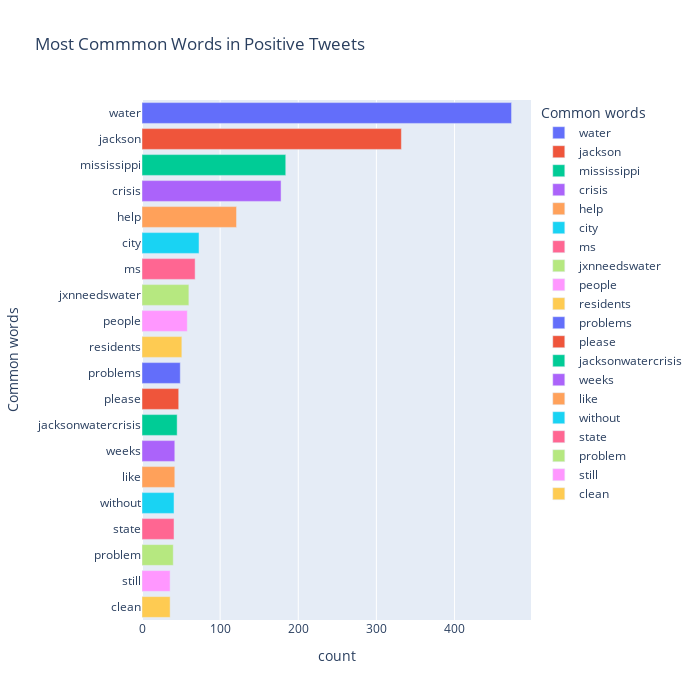
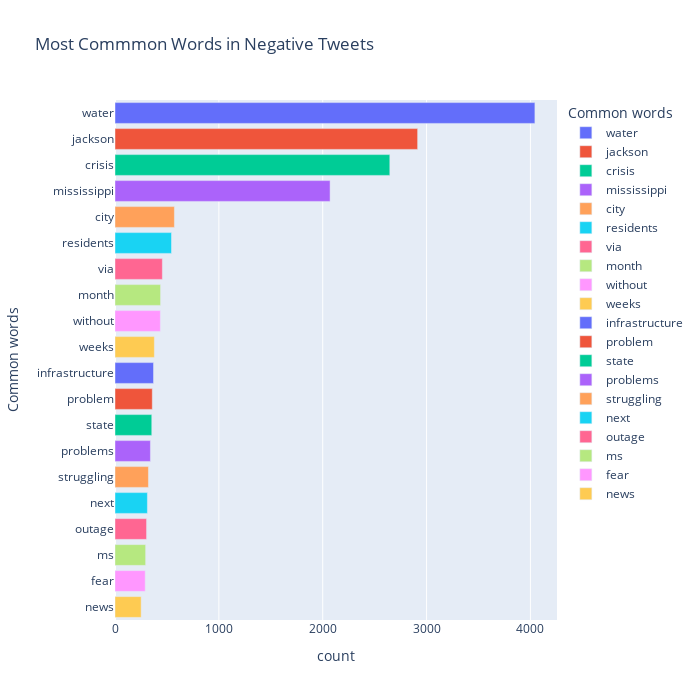
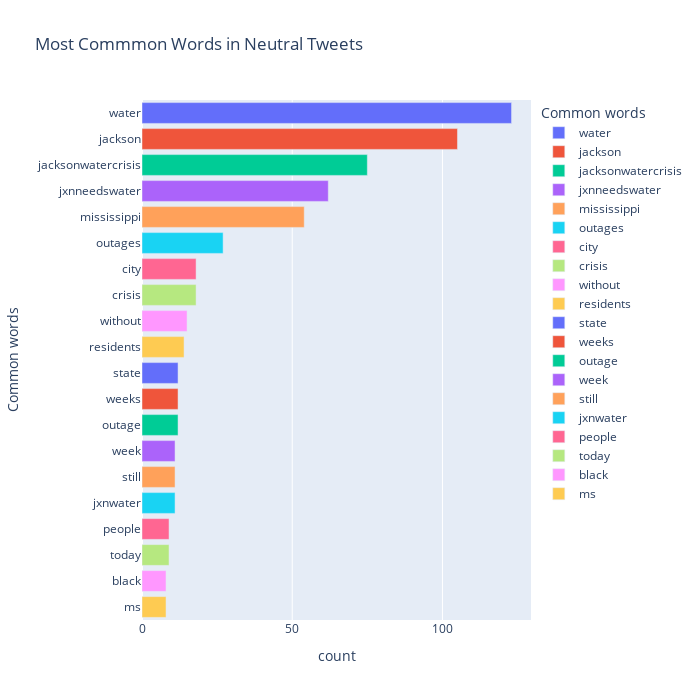

Notebook code for these charts, in order:
### Code cell
fig = px.bar(common_positive, x="count", y="Common words", title='Most Commmon Words in Positive Tweets', orientation='h', 
             width=700, height=700,color='Common words')
fig.show()

fig = px.bar(common_negative, x="count", y="Common words", title='Most Commmon Words in Negative Tweets', orientation='h', 
             width=700, height=700,color='Common words')
fig.show()

fig = px.bar(common_neutral, x="count", y="Common words", title='Most Commmon Words in Neutral Tweets', orientation='h', 
             width=700, height=700,color='Common words')
fig.show()

#fig = px.treemap(temp, path=['Common_words'], values='count',title='Most Common Words')
#fig.show()

### Figure 1 — Plotly figure (JSON) as saved in the notebook; plotly's stock layout.template omitted (floating-point values rounded to 4 significant figures)
{"data": [{"alignmentgroup": "True", "hovertemplate": "Common words=%{y}<br>count=%{x}<extra></extra>", "legendgroup": "water", "marker": {"color": "#636efa"}, "name": "water", "offsetgroup": "water", "orientation": "h", "showlegend": true, "textposition": "auto", "type": "bar", "x": [473], "xaxis": "x", "y": ["water"], "yaxis": "y"}, {"alignmentgroup": "True", "hovertemplate": "Common words=%{y}<br>count=%{x}<extra></extra>", "legendgroup": "jackson", "marker": {"color": "#EF553B"}, "name": "jackson", "offsetgroup": "jackson", "orientation": "h", "showlegend": true, "textposition": "auto", "type": "bar", "x": [332], "xaxis": "x", "y": ["jackson"], "yaxis": "y"}, {"alignmentgroup": "True", "hovertemplate": "Common words=%{y}<br>count=%{x}<extra></extra>", "legendgroup": "mississippi", "marker": {"color": "#00cc96"}, "name": "mississippi", "offsetgroup": "mississippi", "orientation": "h", "showlegend": true, "textposition": "auto", "type": "bar", "x": [184], "xaxis": "x", "y": ["mississippi"], "yaxis": "y"}, {"alignmentgroup": "True", "hovertemplate": "Common words=%{y}<br>count=%{x}<extra></extra>", "legendgroup": "crisis", "marker": {"color": "#ab63fa"}, "name": "crisis", "offsetgroup": "crisis", "orientation": "h", "showlegend": true, "textposition": "auto", "type": "bar", "x": [178], "xaxis": "x", "y": ["crisis"], "yaxis": "y"}, {"alignmentgroup": "True", "hovertemplate": "Common words=%{y}<br>count=%{x}<extra></extra>", "legendgroup": "help", "marker": {"color": "#FFA15A"}, "name": "help", "offsetgroup": "help", "orientation": "h", "showlegend": true, "textposition": "auto", "type": "bar", "x": [121], "xaxis": "x", "y": ["help"], "yaxis": "y"}, {"alignmentgroup": "True", "hovertemplate": "Common words=%{y}<br>count=%{x}<extra></extra>", "legendgroup": "city", "marker": {"color": "#19d3f3"}, "name": "city", "offsetgroup": "city", "orientation": "h", "showlegend": true, "textposition": "auto", "type": "bar", "x": [73], "xaxis": "x", "y": ["city"], "yaxis": "y"}, {"alignmentgroup": "True", "hovertemplate": "Common words=%{y}<br>count=%{x}<extra></extra>", "legendgroup": "ms", "marker": {"color": "#FF6692"}, "name": "ms", "offsetgroup": "ms", "orientation": "h", "showlegend": true, "textposition": "auto", "type": "bar", "x": [68], "xaxis": "x", "y": ["ms"], "yaxis": "y"}, {"alignmentgroup": "True", "hovertemplate": "Common words=%{y}<br>count=%{x}<extra></extra>", "legendgroup": "jxnneedswater", "marker": {"color": "#B6E880"}, "name": "jxnneedswater", "offsetgroup": "jxnneedswater", "orientation": "h", "showlegend": true, "textposition": "auto", "type": "bar", "x": [60], "xaxis": "x", "y": ["jxnneedswater"], "yaxis": "y"}, {"alignmentgroup": "True", "hovertemplate": "Common words=%{y}<br>count=%{x}<extra></extra>", "legendgroup": "people", "marker": {"color": "#FF97FF"}, "name": "people", "offsetgroup": "people", "orientation": "h", "showlegend": true, "textposition": "auto", "type": "bar", "x": [58], "xaxis": "x", "y": ["people"], "yaxis": "y"}, {"alignmentgroup": "True", "hovertemplate": "Common words=%{y}<br>count=%{x}<extra></extra>", "legendgroup": "residents", "marker": {"color": "#FECB52"}, "name": "residents", "offsetgroup": "residents", "orientation": "h", "showlegend": true, "textposition": "auto", "type": "bar", "x": [51], "xaxis": "x", "y": ["residents"], "yaxis": "y"}, {"alignmentgroup": "True", "hovertemplate": "Common words=%{y}<br>count=%{x}<extra></extra>", "legendgroup": "problems", "marker": {"color": "#636efa"}, "name": "problems", "offsetgroup": "problems", "orientation": "h", "showlegend": true, "textposition": "auto", "type": "bar", "x": [49], "xaxis": "x", "y": ["problems"], "yaxis": "y"}, {"alignmentgroup": "True", "hovertemplate": "Common words=%{y}<br>count=%{x}<extra></extra>", "legendgroup": "please", "marker": {"color": "#EF553B"}, "name": "please", "offsetgroup": "please", "orientation": "h", "showlegend": true, "textposition": "auto", "type": "bar", "x": [47], "xaxis": "x", "y": ["please"], "yaxis": "y"}, {"alignmentgroup": "True", "hovertemplate": "Common words=%{y}<br>count=%{x}<extra></extra>", "legendgroup": "jacksonwatercrisis", "marker": {"color": "#00cc96"}, "name": "jacksonwatercrisis", "offsetgroup": "jacksonwatercrisis", "orientation": "h", "showlegend": true, "textposition": "auto", "type": "bar", "x": [45], "xaxis": "x", "y": ["jacksonwatercrisis"], "yaxis": "y"}, {"alignmentgroup": "True", "hovertemplate": "Common words=%{y}<br>count=%{x}<extra></extra>", "legendgroup": "weeks", "marker": {"color": "#ab63fa"}, "name": "weeks", "offsetgroup": "weeks", "orientation": "h", "showlegend": true, "textposition": "auto", "type": "bar", "x": [42], "xaxis": "x", "y": ["weeks"], "yaxis": "y"}, {"alignmentgroup": "True", "hovertemplate": "Common words=%{y}<br>count=%{x}<extra></extra>", "legendgroup": "like", "marker": {"color": "#FFA15A"}, "name": "like", "offsetgroup": "like", "orientation": "h", "showlegend": true, "textposition": "auto", "type": "bar", "x": [42], "xaxis": "x", "y": ["like"], "yaxis": "y"}, {"alignmentgroup": "True", "hovertemplate": "Common words=%{y}<br>count=%{x}<extra></extra>", "legendgroup": "without", "marker": {"color": "#19d3f3"}, "name": "without", "offsetgroup": "without", "orientation": "h", "showlegend": true, "textposition": "auto", "type": "bar", "x": [41], "xaxis": "x", "y": ["without"], "yaxis": "y"}, {"alignmentgroup": "True", "hovertemplate": "Common words=%{y}<br>count=%{x}<extra></extra>", "legendgroup": "state", "marker": {"color": "#FF6692"}, "name": "state", "offsetgroup": "state", "orientation": "h", "showlegend": true, "textposition": "auto", "type": "bar", "x": [41], "xaxis": "x", "y": ["state"], "yaxis": "y"}, {"alignmentgroup": "True", "hovertemplate": "Common words=%{y}<br>count=%{x}<extra></extra>", "legendgroup": "problem", "marker": {"color": "#B6E880"}, "name": "problem", "offsetgroup": "problem", "orientation": "h", "showlegend": true, "textposition": "auto", "type": "bar", "x": [40], "xaxis": "x", "y": ["problem"], "yaxis": "y"}, {"alignmentgroup": "True", "hovertemplate": "Common words=%{y}<br>count=%{x}<extra></extra>", "legendgroup": "still", "marker": {"color": "#FF97FF"}, "name": "still", "offsetgroup": "still", "orientation": "h", "showlegend": true, "textposition": "auto", "type": "bar", "x": [36], "xaxis": "x", "y": ["still"], "yaxis": "y"}, {"alignmentgroup": "True", "hovertemplate": "Common words=%{y}<br>count=%{x}<extra></extra>", "legendgroup": "clean", "marker": {"color": "#FECB52"}, "name": "clean", "offsetgroup": "clean", "orientation": "h", "showlegend": true, "textposition": "auto", "type": "bar", "x": [36], "xaxis": "x", "y": ["clean"], "yaxis": "y"}], "layout": {"barmode": "relative", "height": 700, "legend": {"title": {"text": "Common words"}, "tracegroupgap": 0}, "title": {"text": "Most Commmon Words in Positive Tweets"}, "width": 700, "xaxis": {"anchor": "y", "domain": [0, 1], "title": {"text": "count"}}, "yaxis": {"anchor": "x", "categoryarray": ["clean", "still", "problem", "state", "without", "like", "weeks", "jacksonwatercrisis", "please", "problems", "residents", "people", "jxnneedswater", "ms", "city", "help", "crisis", "mississippi", "jackson", "water"], "categoryorder": "array", "domain": [0, 1], "title": {"text": "Common words"}}}}

### Figure 2 — Plotly figure (JSON) as saved in the notebook; plotly's stock layout.template omitted (floating-point values rounded to 4 significant figures)
{"data": [{"alignmentgroup": "True", "hovertemplate": "Common words=%{y}<br>count=%{x}<extra></extra>", "legendgroup": "water", "marker": {"color": "#636efa"}, "name": "water", "offsetgroup": "water", "orientation": "h", "showlegend": true, "textposition": "auto", "type": "bar", "x": [4043], "xaxis": "x", "y": ["water"], "yaxis": "y"}, {"alignmentgroup": "True", "hovertemplate": "Common words=%{y}<br>count=%{x}<extra></extra>", "legendgroup": "jackson", "marker": {"color": "#EF553B"}, "name": "jackson", "offsetgroup": "jackson", "orientation": "h", "showlegend": true, "textposition": "auto", "type": "bar", "x": [2914], "xaxis": "x", "y": ["jackson"], "yaxis": "y"}, {"alignmentgroup": "True", "hovertemplate": "Common words=%{y}<br>count=%{x}<extra></extra>", "legendgroup": "crisis", "marker": {"color": "#00cc96"}, "name": "crisis", "offsetgroup": "crisis", "orientation": "h", "showlegend": true, "textposition": "auto", "type": "bar", "x": [2646], "xaxis": "x", "y": ["crisis"], "yaxis": "y"}, {"alignmentgroup": "True", "hovertemplate": "Common words=%{y}<br>count=%{x}<extra></extra>", "legendgroup": "mississippi", "marker": {"color": "#ab63fa"}, "name": "mississippi", "offsetgroup": "mississippi", "orientation": "h", "showlegend": true, "textposition": "auto", "type": "bar", "x": [2071], "xaxis": "x", "y": ["mississippi"], "yaxis": "y"}, {"alignmentgroup": "True", "hovertemplate": "Common words=%{y}<br>count=%{x}<extra></extra>", "legendgroup": "city", "marker": {"color": "#FFA15A"}, "name": "city", "offsetgroup": "city", "orientation": "h", "showlegend": true, "textposition": "auto", "type": "bar", "x": [572], "xaxis": "x", "y": ["city"], "yaxis": "y"}, {"alignmentgroup": "True", "hovertemplate": "Common words=%{y}<br>count=%{x}<extra></extra>", "legendgroup": "residents", "marker": {"color": "#19d3f3"}, "name": "residents", "offsetgroup": "residents", "orientation": "h", "showlegend": true, "textposition": "auto", "type": "bar", "x": [544], "xaxis": "x", "y": ["residents"], "yaxis": "y"}, {"alignmentgroup": "True", "hovertemplate": "Common words=%{y}<br>count=%{x}<extra></extra>", "legendgroup": "via", "marker": {"color": "#FF6692"}, "name": "via", "offsetgroup": "via", "orientation": "h", "showlegend": true, "textposition": "auto", "type": "bar", "x": [456], "xaxis": "x", "y": ["via"], "yaxis": "y"}, {"alignmentgroup": "True", "hovertemplate": "Common words=%{y}<br>count=%{x}<extra></extra>", "legendgroup": "month", "marker": {"color": "#B6E880"}, "name": "month", "offsetgroup": "month", "orientation": "h", "showlegend": true, "textposition": "auto", "type": "bar", "x": [439], "xaxis": "x", "y": ["month"], "yaxis": "y"}, {"alignmentgroup": "True", "hovertemplate": "Common words=%{y}<br>count=%{x}<extra></extra>", "legendgroup": "without", "marker": {"color": "#FF97FF"}, "name": "without", "offsetgroup": "without", "orientation": "h", "showlegend": true, "textposition": "auto", "type": "bar", "x": [437], "xaxis": "x", "y": ["without"], "yaxis": "y"}, {"alignmentgroup": "True", "hovertemplate": "Common words=%{y}<br>count=%{x}<extra></extra>", "legendgroup": "weeks", "marker": {"color": "#FECB52"}, "name": "weeks", "offsetgroup": "weeks", "orientation": "h", "showlegend": true, "textposition": "auto", "type": "bar", "x": [379], "xaxis": "x", "y": ["weeks"], "yaxis": "y"}, {"alignmentgroup": "True", "hovertemplate": "Common words=%{y}<br>count=%{x}<extra></extra>", "legendgroup": "infrastructure", "marker": {"color": "#636efa"}, "name": "infrastructure", "offsetgroup": "infrastructure", "orientation": "h", "showlegend": true, "textposition": "auto", "type": "bar", "x": [371], "xaxis": "x", "y": ["infrastructure"], "yaxis": "y"}, {"alignmentgroup": "True", "hovertemplate": "Common words=%{y}<br>count=%{x}<extra></extra>", "legendgroup": "problem", "marker": {"color": "#EF553B"}, "name": "problem", "offsetgroup": "problem", "orientation": "h", "showlegend": true, "textposition": "auto", "type": "bar", "x": [359], "xaxis": "x", "y": ["problem"], "yaxis": "y"}, {"alignmentgroup": "True", "hovertemplate": "Common words=%{y}<br>count=%{x}<extra></extra>", "legendgroup": "state", "marker": {"color": "#00cc96"}, "name": "state", "offsetgroup": "state", "orientation": "h", "showlegend": true, "textposition": "auto", "type": "bar", "x": [354], "xaxis": "x", "y": ["state"], "yaxis": "y"}, {"alignmentgroup": "True", "hovertemplate": "Common words=%{y}<br>count=%{x}<extra></extra>", "legendgroup": "problems", "marker": {"color": "#ab63fa"}, "name": "problems", "offsetgroup": "problems", "orientation": "h", "showlegend": true, "textposition": "auto", "type": "bar", "x": [341], "xaxis": "x", "y": ["problems"], "yaxis": "y"}, {"alignmentgroup": "True", "hovertemplate": "Common words=%{y}<br>count=%{x}<extra></extra>", "legendgroup": "struggling", "marker": {"color": "#FFA15A"}, "name": "struggling", "offsetgroup": "struggling", "orientation": "h", "showlegend": true, "textposition": "auto", "type": "bar", "x": [322], "xaxis": "x", "y": ["struggling"], "yaxis": "y"}, {"alignmentgroup": "True", "hovertemplate": "Common words=%{y}<br>count=%{x}<extra></extra>", "legendgroup": "next", "marker": {"color": "#19d3f3"}, "name": "next", "offsetgroup": "next", "orientation": "h", "showlegend": true, "textposition": "auto", "type": "bar", "x": [312], "xaxis": "x", "y": ["next"], "yaxis": "y"}, {"alignmentgroup": "True", "hovertemplate": "Common words=%{y}<br>count=%{x}<extra></extra>", "legendgroup": "outage", "marker": {"color": "#FF6692"}, "name": "outage", "offsetgroup": "outage", "orientation": "h", "showlegend": true, "textposition": "auto", "type": "bar", "x": [304], "xaxis": "x", "y": ["outage"], "yaxis": "y"}, {"alignmentgroup": "True", "hovertemplate": "Common words=%{y}<br>count=%{x}<extra></extra>", "legendgroup": "ms", "marker": {"color": "#B6E880"}, "name": "ms", "offsetgroup": "ms", "orientation": "h", "showlegend": true, "textposition": "auto", "type": "bar", "x": [295], "xaxis": "x", "y": ["ms"], "yaxis": "y"}, {"alignmentgroup": "True", "hovertemplate": "Common words=%{y}<br>count=%{x}<extra></extra>", "legendgroup": "fear", "marker": {"color": "#FF97FF"}, "name": "fear", "offsetgroup": "fear", "orientation": "h", "showlegend": true, "textposition": "auto", "type": "bar", "x": [291], "xaxis": "x", "y": ["fear"], "yaxis": "y"}, {"alignmentgroup": "True", "hovertemplate": "Common words=%{y}<br>count=%{x}<extra></extra>", "legendgroup": "news", "marker": {"color": "#FECB52"}, "name": "news", "offsetgroup": "news", "orientation": "h", "showlegend": true, "textposition": "auto", "type": "bar", "x": [252], "xaxis": "x", "y": ["news"], "yaxis": "y"}], "layout": {"barmode": "relative", "height": 700, "legend": {"title": {"text": "Common words"}, "tracegroupgap": 0}, "title": {"text": "Most Commmon Words in Negative Tweets"}, "width": 700, "xaxis": {"anchor": "y", "domain": [0, 1], "title": {"text": "count"}}, "yaxis": {"anchor": "x", "categoryarray": ["news", "fear", "ms", "outage", "next", "struggling", "problems", "state", "problem", "infrastructure", "weeks", "without", "month", "via", "residents", "city", "mississippi", "crisis", "jackson", "water"], "categoryorder": "array", "domain": [0, 1], "title": {"text": "Common words"}}}}

### Figure 3 — Plotly figure (JSON) as saved in the notebook; plotly's stock layout.template omitted (floating-point values rounded to 4 significant figures)
{"data": [{"alignmentgroup": "True", "hovertemplate": "Common words=%{y}<br>count=%{x}<extra></extra>", "legendgroup": "water", "marker": {"color": "#636efa"}, "name": "water", "offsetgroup": "water", "orientation": "h", "showlegend": true, "textposition": "auto", "type": "bar", "x": [123], "xaxis": "x", "y": ["water"], "yaxis": "y"}, {"alignmentgroup": "True", "hovertemplate": "Common words=%{y}<br>count=%{x}<extra></extra>", "legendgroup": "jackson", "marker": {"color": "#EF553B"}, "name": "jackson", "offsetgroup": "jackson", "orientation": "h", "showlegend": true, "textposition": "auto", "type": "bar", "x": [105], "xaxis": "x", "y": ["jackson"], "yaxis": "y"}, {"alignmentgroup": "True", "hovertemplate": "Common words=%{y}<br>count=%{x}<extra></extra>", "legendgroup": "jacksonwatercrisis", "marker": {"color": "#00cc96"}, "name": "jacksonwatercrisis", "offsetgroup": "jacksonwatercrisis", "orientation": "h", "showlegend": true, "textposition": "auto", "type": "bar", "x": [75], "xaxis": "x", "y": ["jacksonwatercrisis"], "yaxis": "y"}, {"alignmentgroup": "True", "hovertemplate": "Common words=%{y}<br>count=%{x}<extra></extra>", "legendgroup": "jxnneedswater", "marker": {"color": "#ab63fa"}, "name": "jxnneedswater", "offsetgroup": "jxnneedswater", "orientation": "h", "showlegend": true, "textposition": "auto", "type": "bar", "x": [62], "xaxis": "x", "y": ["jxnneedswater"], "yaxis": "y"}, {"alignmentgroup": "True", "hovertemplate": "Common words=%{y}<br>count=%{x}<extra></extra>", "legendgroup": "mississippi", "marker": {"color": "#FFA15A"}, "name": "mississippi", "offsetgroup": "mississippi", "orientation": "h", "showlegend": true, "textposition": "auto", "type": "bar", "x": [54], "xaxis": "x", "y": ["mississippi"], "yaxis": "y"}, {"alignmentgroup": "True", "hovertemplate": "Common words=%{y}<br>count=%{x}<extra></extra>", "legendgroup": "outages", "marker": {"color": "#19d3f3"}, "name": "outages", "offsetgroup": "outages", "orientation": "h", "showlegend": true, "textposition": "auto", "type": "bar", "x": [27], "xaxis": "x", "y": ["outages"], "yaxis": "y"}, {"alignmentgroup": "True", "hovertemplate": "Common words=%{y}<br>count=%{x}<extra></extra>", "legendgroup": "city", "marker": {"color": "#FF6692"}, "name": "city", "offsetgroup": "city", "orientation": "h", "showlegend": true, "textposition": "auto", "type": "bar", "x": [18], "xaxis": "x", "y": ["city"], "yaxis": "y"}, {"alignmentgroup": "True", "hovertemplate": "Common words=%{y}<br>count=%{x}<extra></extra>", "legendgroup": "crisis", "marker": {"color": "#B6E880"}, "name": "crisis", "offsetgroup": "crisis", "orientation": "h", "showlegend": true, "textposition": "auto", "type": "bar", "x": [18], "xaxis": "x", "y": ["crisis"], "yaxis": "y"}, {"alignmentgroup": "True", "hovertemplate": "Common words=%{y}<br>count=%{x}<extra></extra>", "legendgroup": "without", "marker": {"color": "#FF97FF"}, "name": "without", "offsetgroup": "without", "orientation": "h", "showlegend": true, "textposition": "auto", "type": "bar", "x": [15], "xaxis": "x", "y": ["without"], "yaxis": "y"}, {"alignmentgroup": "True", "hovertemplate": "Common words=%{y}<br>count=%{x}<extra></extra>", "legendgroup": "residents", "marker": {"color": "#FECB52"}, "name": "residents", "offsetgroup": "residents", "orientation": "h", "showlegend": true, "textposition": "auto", "type": "bar", "x": [14], "xaxis": "x", "y": ["residents"], "yaxis": "y"}, {"alignmentgroup": "True", "hovertemplate": "Common words=%{y}<br>count=%{x}<extra></extra>", "legendgroup": "state", "marker": {"color": "#636efa"}, "name": "state", "offsetgroup": "state", "orientation": "h", "showlegend": true, "textposition": "auto", "type": "bar", "x": [12], "xaxis": "x", "y": ["state"], "yaxis": "y"}, {"alignmentgroup": "True", "hovertemplate": "Common words=%{y}<br>count=%{x}<extra></extra>", "legendgroup": "weeks", "marker": {"color": "#EF553B"}, "name": "weeks", "offsetgroup": "weeks", "orientation": "h", "showlegend": true, "textposition": "auto", "type": "bar", "x": [12], "xaxis": "x", "y": ["weeks"], "yaxis": "y"}, {"alignmentgroup": "True", "hovertemplate": "Common words=%{y}<br>count=%{x}<extra></extra>", "legendgroup": "outage", "marker": {"color": "#00cc96"}, "name": "outage", "offsetgroup": "outage", "orientation": "h", "showlegend": true, "textposition": "auto", "type": "bar", "x": [12], "xaxis": "x", "y": ["outage"], "yaxis": "y"}, {"alignmentgroup": "True", "hovertemplate": "Common words=%{y}<br>count=%{x}<extra></extra>", "legendgroup": "week", "marker": {"color": "#ab63fa"}, "name": "week", "offsetgroup": "week", "orientation": "h", "showlegend": true, "textposition": "auto", "type": "bar", "x": [11], "xaxis": "x", "y": ["week"], "yaxis": "y"}, {"alignmentgroup": "True", "hovertemplate": "Common words=%{y}<br>count=%{x}<extra></extra>", "legendgroup": "still", "marker": {"color": "#FFA15A"}, "name": "still", "offsetgroup": "still", "orientation": "h", "showlegend": true, "textposition": "auto", "type": "bar", "x": [11], "xaxis": "x", "y": ["still"], "yaxis": "y"}, {"alignmentgroup": "True", "hovertemplate": "Common words=%{y}<br>count=%{x}<extra></extra>", "legendgroup": "jxnwater", "marker": {"color": "#19d3f3"}, "name": "jxnwater", "offsetgroup": "jxnwater", "orientation": "h", "showlegend": true, "textposition": "auto", "type": "bar", "x": [11], "xaxis": "x", "y": ["jxnwater"], "yaxis": "y"}, {"alignmentgroup": "True", "hovertemplate": "Common words=%{y}<br>count=%{x}<extra></extra>", "legendgroup": "people", "marker": {"color": "#FF6692"}, "name": "people", "offsetgroup": "people", "orientation": "h", "showlegend": true, "textposition": "auto", "type": "bar", "x": [9], "xaxis": "x", "y": ["people"], "yaxis": "y"}, {"alignmentgroup": "True", "hovertemplate": "Common words=%{y}<br>count=%{x}<extra></extra>", "legendgroup": "today", "marker": {"color": "#B6E880"}, "name": "today", "offsetgroup": "today", "orientation": "h", "showlegend": true, "textposition": "auto", "type": "bar", "x": [9], "xaxis": "x", "y": ["today"], "yaxis": "y"}, {"alignmentgroup": "True", "hovertemplate": "Common words=%{y}<br>count=%{x}<extra></extra>", "legendgroup": "black", "marker": {"color": "#FF97FF"}, "name": "black", "offsetgroup": "black", "orientation": "h", "showlegend": true, "textposition": "auto", "type": "bar", "x": [8], "xaxis": "x", "y": ["black"], "yaxis": "y"}, {"alignmentgroup": "True", "hovertemplate": "Common words=%{y}<br>count=%{x}<extra></extra>", "legendgroup": "ms", "marker": {"color": "#FECB52"}, "name": "ms", "offsetgroup": "ms", "orientation": "h", "showlegend": true, "textposition": "auto", "type": "bar", "x": [8], "xaxis": "x", "y": ["ms"], "yaxis": "y"}], "layout": {"barmode": "relative", "height": 700, "legend": {"title": {"text": "Common words"}, "tracegroupgap": 0}, "title": {"text": "Most Commmon Words in Neutral Tweets"}, "width": 700, "xaxis": {"anchor": "y", "domain": [0, 1], "title": {"text": "count"}}, "yaxis": {"anchor": "x", "categoryarray": ["ms", "black", "today", "people", "jxnwater", "still", "week", "outage", "weeks", "state", "residents", "without", "crisis", "city", "outages", "mississippi", "jxnneedswater", "jacksonwatercrisis", "jackson", "water"], "categoryorder": "array", "domain": [0, 1], "title": {"text": "Common words"}}}}
